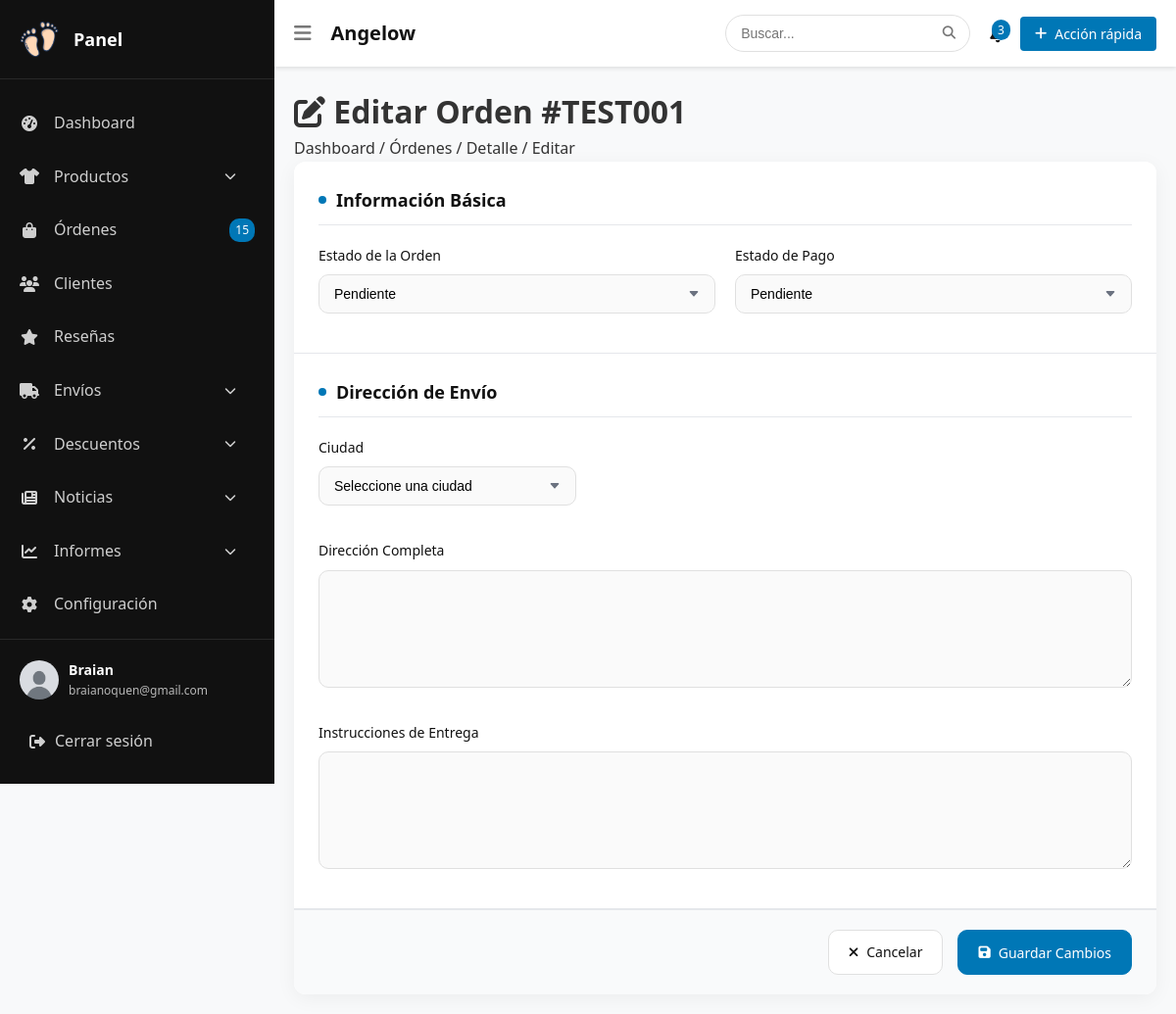
The app's page /admin/order/edit.php?id=5 (signed in) with its own data.
### tables this page shows
CREATE TABLE `users` (
  `id` varchar(20) NOT NULL,
  `name` varchar(100) NOT NULL,
  `email` varchar(100) NOT NULL,
  `phone` varchar(15) DEFAULT NULL,
  `identification_type` enum('cc','ce','ti','pasaporte') NOT NULL DEFAULT 'cc',
  `identification_number` varchar(20) DEFAULT NULL,
  `password` varchar(255) DEFAULT NULL,
  `image` varchar(255) DEFAULT NULL,
  `role` enum('customer','admin','delivery') DEFAULT 'customer',
  `is_blocked` tinyint(1) DEFAULT 0,
  `created_at` datetime DEFAULT current_timestamp(),
  `updated_at` datetime DEFAULT current_timestamp() ON UPDATE current_timestamp(),
  `last_access` datetime DEFAULT NULL,
  `remember_token` varchar(255) DEFAULT NULL,
  `token_expiry` datetime DEFAULT NULL
);

CREATE TABLE `orders` (
  `id` int(11) NOT NULL,
  `order_number` varchar(20) NOT NULL,
  `invoice_number` varchar(20) DEFAULT NULL,
  `user_id` varchar(20) DEFAULT NULL,
  `status` enum('pending','processing','shipped','delivered','cancelled','refunded') DEFAULT 'pending',
  `subtotal` decimal(10,2) NOT NULL,
  `tax` decimal(10,2) DEFAULT 0.00,
  `shipping_cost` decimal(10,2) DEFAULT 0.00,
  `total` decimal(10,2) NOT NULL,
  `payment_method` varchar(50) DEFAULT NULL,
  `payment_status` enum('pending','paid','failed','refunded') DEFAULT 'pending',
  `shipping_address` text DEFAULT NULL,
  `shipping_city` varchar(100) DEFAULT NULL,
  `delivery_notes` text DEFAULT NULL,
  `billing_address` text DEFAULT NULL,
  `notes` text DEFAULT NULL,
  `created_at` datetime DEFAULT current_timestamp(),
  `updated_at` datetime DEFAULT current_timestamp() ON UPDATE current_timestamp(),
  `invoice_resolution` varchar(50) DEFAULT NULL COMMENT 'Resolución DIAN para facturación',
  `invoice_date` datetime DEFAULT NULL,
  `client_identification` varchar(20) DEFAULT NULL COMMENT 'Documento del cliente',
  `client_phone` varchar(20) DEFAULT NULL
);

### admin/order/edit.php (the view, shortened to what this page needs)
<?php
require_once __DIR__ . '/../../conexion.php';
$orderId = intval($_GET['id']);
try {
    $query = "SELECT
        o.*,
        CONCAT(u.name) AS user_name,
        u.email AS user_email,
        u.phone AS user_phone
    FROM orders o
    LEFT JOIN users u ON o.user_id = u.id
    WHERE o.id = ?";
    $stmt = $conn->prepare($query);
    $stmt->execute([$orderId]);
    $order = $stmt->fetch(PDO::FETCH_ASSOC);
} catch (PDOException $e) {
    error_log("Error al obtener detalles de la orden: " . $e->getMessage());
    $_SESSION['alert'] = ['type' => 'error', 'message' => 'Error al cargar los detalles de la orden'];
    header("Location: " . BASE_URL . "/admin/orders.php");
    exit();
}
$statuses = [
    'pending' => 'Pendiente',
    'processing' => 'En proceso',
    'shipped' => 'Enviado',
    'delivered' => 'Entregado',
    'cancelled' => 'Cancelado',
    'refunded' => 'Reembolsado'
];
$paymentStatuses = [
    'pending' => 'Pendiente',
    'paid' => 'Pagado',
    'failed' => 'Fallido',
    'refunded' => 'Reembolsado'
];
?>
<!DOCTYPE html>
<html lang="es">
<head>
    <link rel="stylesheet" href="https://cdnjs.cloudflare.com/ajax/libs/font-awesome/6.4.0/css/all.min.css">
    <link rel="stylesheet" href="<?= BASE_URL ?>/css/dashboardadmin.css">
    <link rel="stylesheet" href="<?= BASE_URL ?>/css/alerta.css">
    <link rel="stylesheet" href="<?= BASE_URL ?>/css/orderedit.css">
</head>
<body>
    <div class="admin-container">
        <?php require_once __DIR__ . '/../../layouts/headeradmin2.php'; ?>
        <main class="admin-content">
            <?php require_once __DIR__ . '/../../layouts/headeradmin1.php'; ?>
            <div class="dashboard-content">
                <div class="page-header">
                    <h1>
                        <i class="fas fa-edit"></i> Editar Orden #<?= $order['order_number'] ?>
                    </h1>
                    <div class="breadcrumb">
                        <a href="<?= BASE_URL ?>/admin">Dashboard</a> /
                        <a href="<?= BASE_URL ?>/admin/orders.php">Órdenes</a> /
                        <a href="<?= BASE_URL ?>/admin/order/detail.php?id=<?= $orderId ?>">Detalle</a> /
                        <span>Editar</span>
                    </div>
                </div>
                <div class="order-edit-container">
                    <form method="POST" class="order-edit-form">
                        <div class="form-section">
                            <h3>Información Básica</h3>
                            <div class="form-grid">
                                <div class="form-group">
                                    <label for="status">Estado de la Orden</label>
                                    <select id="status" name="status" class="form-control" required>
                                        <?php foreach ($statuses as $value => $label): ?>
                                            <option value="<?= $value ?>" <?= $value === $order['status'] ? 'selected' : '' ?>>
                                                <?= $label ?>
                                            </option>
                                        <?php endforeach; ?>
                                    </select>
                                </div>
                                <div class="form-group">
                                    <label for="payment_status">Estado de Pago</label>
                                    <select id="payment_status" name="payment_status" class="form-control" required>
                                        <?php foreach ($paymentStatuses as $value => $label): ?>
                                            <option value="<?= $value ?>" <?= $value === $order['payment_status'] ? 'selected' : '' ?>>
                                                <?= $label ?>
                                            </option>
                                        <?php endforeach; ?>
                                    </select>
                                </div>
                            </div>
                        </div>
                        <div class="form-section">
                            <h3>Dirección de Envío</h3>
                            <div class="form-grid">
                                <div class="form-group">
                                    <label for="shipping_city">Ciudad</label>
                                    <select id="shipping_city" name="shipping_city" class="form-control" required>
                                        <option value="">Seleccione una ciudad</option>
                                    </select>
                                </div>
                                <div class="form-group full-width">
                                    <label for="shipping_address">Dirección Completa</label>
                                    <textarea id="shipping_address" name="shipping_address" class="form-control" rows="3" required><?= htmlspecialchars($order['shipping_address']) ?></textarea>
                                </div>
                                <div class="form-group full-width">
                                    <label for="delivery_notes">Instrucciones de Entrega</label>
                                    <textarea id="delivery_notes" name="delivery_notes" class="form-control" rows="3" required><?= htmlspecialchars($order['delivery_notes']) ?></textarea>
                                </div>
                            </div>
                        </div>
                        <div class="form-actions">
                            <a href="<?= BASE_URL ?>/admin/order/detail.php?id=<?= $orderId ?>" class="btn btn-secondary">
                                <i class="fas fa-times"></i> Cancelar
                            </a>
                            <button type="submit" class="btn btn-primary">
                                <i class="fas fa-save"></i> Guardar Cambios
                            </button>
                        </div>
                    </form>
                </div>
            </div>
        </main>
    </div>
</body>
</html>

### layouts/headeradmin2.php (shortened to what this page needs)
<?php
require_once __DIR__ . '/../conexion.php';
try {
    $userId = $_SESSION['user_id'];
    $query = "SELECT id, name, email, image, role FROM users WHERE id = ?";
    $stmt = $conn->prepare($query);
    $stmt->execute([$userId]);
    $userData = $stmt->fetch(PDO::FETCH_ASSOC);
} catch (PDOException $e) {
    error_log("Error de base de datos: " . $e->getMessage());
    header('Location: ' . BASE_URL . '/error.php');
    exit();
}
?>
<aside class="admin-sidebar">
    <div class="sidebar-header">
        <img src="<?= BASE_URL ?>/images/logo.png" alt="Angelow Logo" class="admin-logo">
        <h1>Panel</h1>
    </div>
    <nav class="sidebar-nav">
        <ul class="nav-menu">
            <li class="nav-item active">
                <a href="<?= BASE_URL ?>/admin/dashboardadmin.php">
                    <i class="fas fa-tachometer-alt"></i>
                    <span>Dashboard</span>
                </a>
            </li>
            <li class="nav-item with-submenu">
                <a href="#productos">
                    <i class="fas fa-tshirt"></i>
                    <span>Productos</span>
                    <i class="fas fa-chevron-down submenu-toggle"></i>
                </a>
            </li>
            <li class="nav-item">
                <a href="<?= BASE_URL ?>/admin/orders.php">
                    <i class="fas fa-shopping-bag"></i>
                    <span>Órdenes</span>
                    <span class="badge">15</span>
                </a>
            </li>
            <li class="nav-item">
                <a href="#clientes">
                    <i class="fas fa-users"></i>
                    <span>Clientes</span>
                </a>
            </li>
            <li class="nav-item">
                <a href="#reseñas">
                    <i class="fas fa-star"></i>
                    <span>Reseñas</span>
                </a>
            </li>
            <li class="nav-item with-submenu">
                <a href="#envios">
                    <i class="fas fa-truck"></i>
                    <span>Envíos</span>
                    <i class="fas fa-chevron-down submenu-toggle"></i>
                </a>
            </li>
            <li class="nav-item with-submenu">
                <a href="#descuento">
                    <i class="fas fa-percentage"></i>
                    <span>Descuentos</span>
                    <i class="fas fa-chevron-down submenu-toggle"></i>
                </a>
            </li>
            <li class="nav-item with-submenu">
                <a href="#noticias">
                    <i class="fas fa-newspaper"></i>
                    <span>Noticias</span>
                    <i class="fas fa-chevron-down submenu-toggle"></i>
                </a>
            </li>
            <li class="nav-item with-submenu">
                <a href="#informes">
                    <i class="fas fa-chart-line"></i>
                    <span>Informes</span>
                    <i class="fas fa-chevron-down submenu-toggle"></i>
                </a>
            </li>
            <li class="nav-item">
                <a href="#configuracion">
                    <i class="fas fa-cog"></i>
                    <span>Configuración</span>
                </a>
            </li>
            <li class="nav-item">
                <a href="#administradores">
                </a>
            </li>
        </ul>
    </nav>
    <div class="sidebar-footer">
        <div class="admin-profile">
            <img src="<?= BASE_URL ?>/<?php echo !empty($userData['image']) ? htmlspecialchars($userData['image']) : 'images/default-avatar.png'; ?>" alt="Foto de perfil" class="profile-avatar">
            <div class="profile-info">
                <span class="profile-name"><?= htmlspecialchars($userData['name'] ?? 'Administrador') ?></span>
                <span class="profile-email"><?= htmlspecialchars($userData['email'] ?? '') ?></span>
            </div>
        </div>
        <a href="<?= BASE_URL ?>/auth/logout.php" class="logout-btn">
            <i class="fas fa-sign-out-alt"></i>
            <span>Cerrar sesión</span>
        </a>
    </div>
</aside>

### css/dashboardadmin.css (style rules this page uses)
:root { --primary-color: #0077b6; --primary-light: #90e0ef; --primary-dark: #6a96cf; --secondary-color: #48cae4; --accent-color: #00b4d8; --text-color: #333333; --text-light: #777777; --text-dark: #111111; --bg-light: #ffffff; --bg-dark: #f8f9fa; --border-color: #e0e0e0; --success-color: #4bb543; --error-color: #ff3333; --warning-color: #ffcc00; --info-color: #17a2b8; --shadow-sm: 0 2px 4px rgba(0, 0, 0, 0.1); --shadow-md: 0 4px 8px rgba(0, 0, 0, 0.15); --shadow-lg: 0 8px 16px rgba(0, 0, 0, 0.2); --transition: all 0.3s ease; --sidebar-width: 280px; --sidebar-collapsed-width: 80px; }
* { margin: 0; padding: 0; box-sizing: border-box; }
html { font-size: 62.5%; }
body { font-family: 'Segoe UI', Tahoma, Geneva, Verdana, sans-serif; line-height: 1.6; color: var(--text-color); background-color: var(--bg-dark); font-size: 1.6rem; overflow-x: hidden; }
a { text-decoration: none; color: inherit; transition: var(--transition); }
img { max-width: 100%; height: auto; display: block; }
ul { list-style: none; }
button { cursor: pointer; border: none; background: none; font-family: inherit; transition: var(--transition); }
.admin-sidebar { scrollbar-width: none; }
.admin-sidebar { scrollbar-width: thin; scrollbar-color: var(--primary-dark) transparent; }
.admin-container { display: flex; min-height: 100vh; }
.admin-content { flex: 1; margin-left: var(--sidebar-width); transition: margin-left 0.3s ease; min-height: 100vh; }
.admin-sidebar { width: var(--sidebar-width); background-color: var(--text-dark); color: white; transition: transform 0.3s ease, width 0.3s ease; height: 100vh; position: fixed; overflow-y: auto; z-index: 1000; display: flex; flex-direction: column; }
.sidebar-header { padding: 2rem; border-bottom: 1px solid rgba(255, 255, 255, 0.1); display: flex; align-items: center; gap: 1.5rem; flex-shrink: 0; position: relative; }
.admin-logo { width: 4rem; height: auto; }
.sidebar-header h1 { font-size: 1.8rem; font-weight: 600; white-space: nowrap; }
.sidebar-nav { padding: 2rem 0; flex: 1; overflow-y: auto; }
.nav-menu { display: flex; flex-direction: column; gap: 0.5rem; }
.nav-item { position: relative; }
.nav-item a { display: flex; align-items: center; padding: 1.2rem 2rem; color: rgba(255, 255, 255, 0.8); transition: var(--transition); }
.nav-item i { margin-right: 1.5rem; font-size: 1.6rem; width: 2rem; text-align: center; }
.nav-item span { white-space: nowrap; }
.with-submenu .submenu-toggle { margin-left: auto; transition: var(--transition); font-size: 1.2rem; }
.badge { display: inline-block; padding: 0.2rem 0.6rem; background-color: var(--primary-color); color: white; border-radius: 10px; font-size: 1.2rem; margin-left: auto; }
.sidebar-footer { padding: 2rem; z-index: 100; background: var(--text-dark); border-top: 1px solid rgba(255, 255, 255, 0.1); flex-shrink: 0; }
.admin-profile { display: flex; align-items: center; gap: 1rem; margin-bottom: 2rem; }
.profile-avatar { width: 4rem; height: 4rem; border-radius: 50%; object-fit: cover; }
.profile-info { display: flex; flex-direction: column; }
.profile-name { font-weight: 600; font-size: 1.4rem; }
.profile-email { font-size: 1.2rem; color: rgba(255, 255, 255, 0.7); }
.logout-btn { display: flex; align-items: center; gap: 1rem; width: 100%; padding: 1rem; color: rgba(255, 255, 255, 0.8); transition: var(--transition); border-radius: 4px; }
.dashboard-content { padding: 2rem; }
.submenu-toggle { transition: transform 0.3s ease; margin-left: 10px; cursor: pointer; }
.with-submenu > a { display: flex; align-items: center; justify-content: space-between; }

### records on screen
users: name "Braian", email "braianoquen@gmail.com"
orders: order_number "TEST001", status "Pendiente", payment_status "Pendiente"
